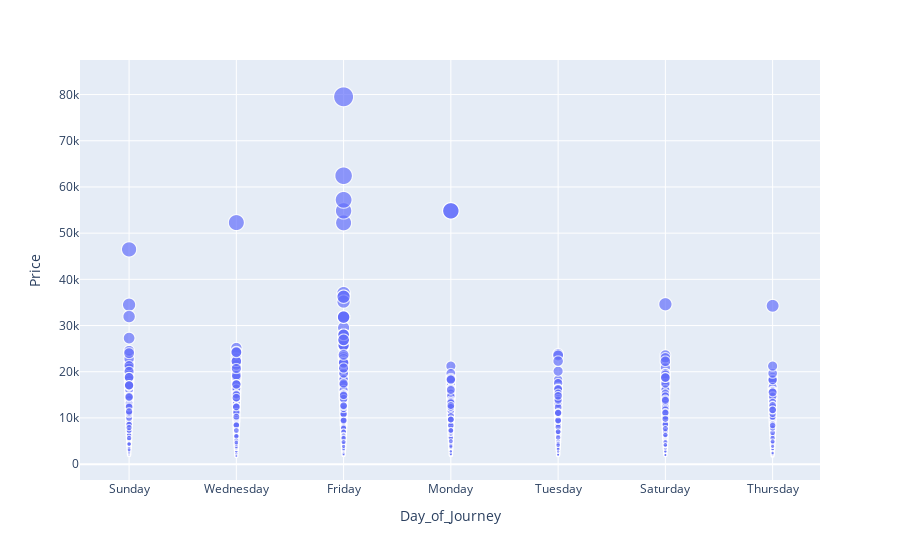

The cell this chart's notebook holds for it:
### Markdown cell above
Are there specific days of the week when ticket prices are generally higher or lower?

### Code cell
px.scatter(df, x='Day_of_Journey', y='Price',size='Price')

### Figure 1 — Plotly figure (JSON) as saved in the notebook; plotly's stock layout.template omitted (floating-point values rounded to 4 significant figures; data arrays with more than 128 entries replaced by an {"elided": "..."} marker saying what was removed)
{"data": [{"hovertemplate": "Day_of_Journey=%{x}<br>Price=%{marker.size}<extra></extra>", "legendgroup": "", "marker": {"color": "#636efa", "size": {"elided": "9566 int values"}, "sizemode": "area", "sizeref": 198.8, "symbol": "circle"}, "mode": "markers", "name": "", "showlegend": false, "type": "scattergl", "x": {"elided": "9566 str values"}, "xaxis": "x", "y": {"elided": "9566 int values"}, "yaxis": "y"}], "layout": {"legend": {"itemsizing": "constant", "tracegroupgap": 0}, "margin": {"t": 60}, "xaxis": {"anchor": "y", "domain": [0, 1], "title": {"text": "Day_of_Journey"}}, "yaxis": {"anchor": "x", "domain": [0, 1], "title": {"text": "Price"}}}}
